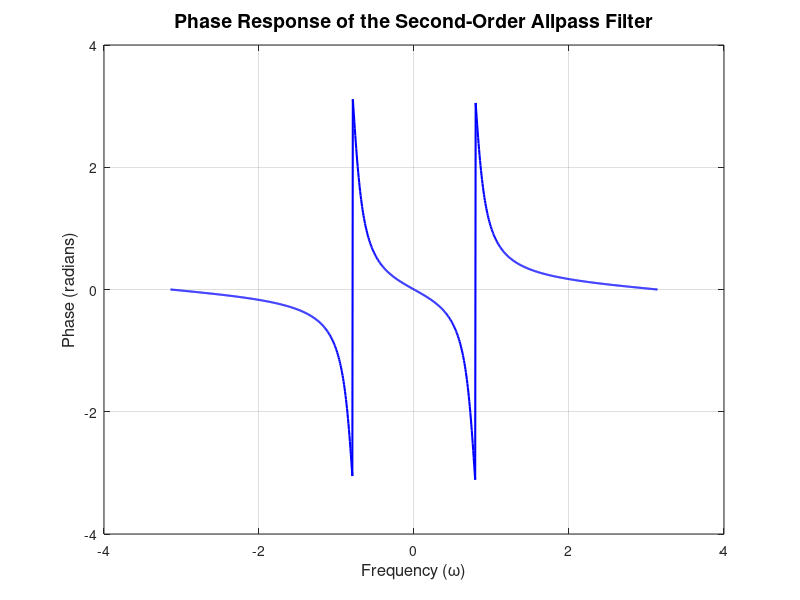

Reproduce this figure in MATLAB.
omega = linspace(-pi, pi, 1000);
num = 0.81 - 1.2728 * exp(-1j * omega) + exp(-2j * omega);
den = 1 - 1.2728 * exp(-1j * omega) + 0.81 * exp(-2j * omega);
H = num ./ den;
phase_response = angle(H);

figure;
plot(omega, phase_response, 'b', 'LineWidth', 1.5);
xlabel('Frequency (\omega)', 'FontSize', 12);
ylabel('Phase (radians)', 'FontSize', 12);
title('Phase Response of the Second-Order Allpass Filter', 'FontSize', 14);
grid on;
